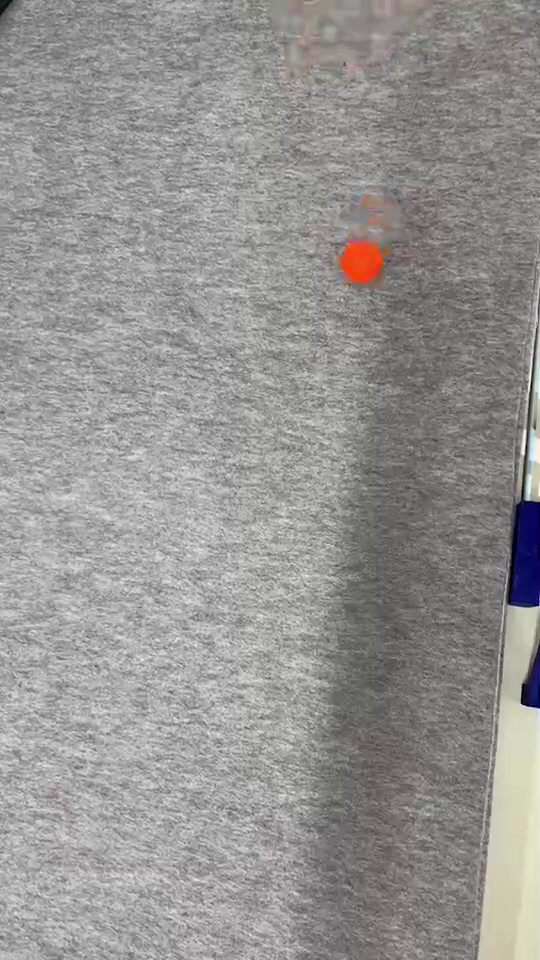
#> input picture frame 5 of sample.mp4, 540 x 960 px, given in place of input.mov, which was not available
$ python object_tracking.py
#> lines starting #> are read from the running program, lines starting #| are printed output that depends on the picture; after the words box and inside, x2 and y2 are one past the last pixel; in counts of white or black regions, pixels touching at a corner belong together; pictures that were not available may be replaced by others from this repository, and a replacement may not be noted
#> in main, frame is the input picture: shape (960, 540, 3); mean B, G, R 146.5, 147.9, 149.5
# -*- coding: utf-8 -*-
import cv2
import numpy as np
import time

def red_detect(img):
    # HSV色空間に変換
    hsv = cv2.cvtColor(img, cv2.COLOR_BGR2HSV)
#> hsv: shape (960, 540, 3); mean H, S, V 21.2, 7.6, 150

    # 赤色のHSVの値域1
    hsv_min = np.array([0,127,0])
    hsv_max = np.array([30,255,255])
    mask1 = cv2.inRange(hsv, hsv_min, hsv_max)
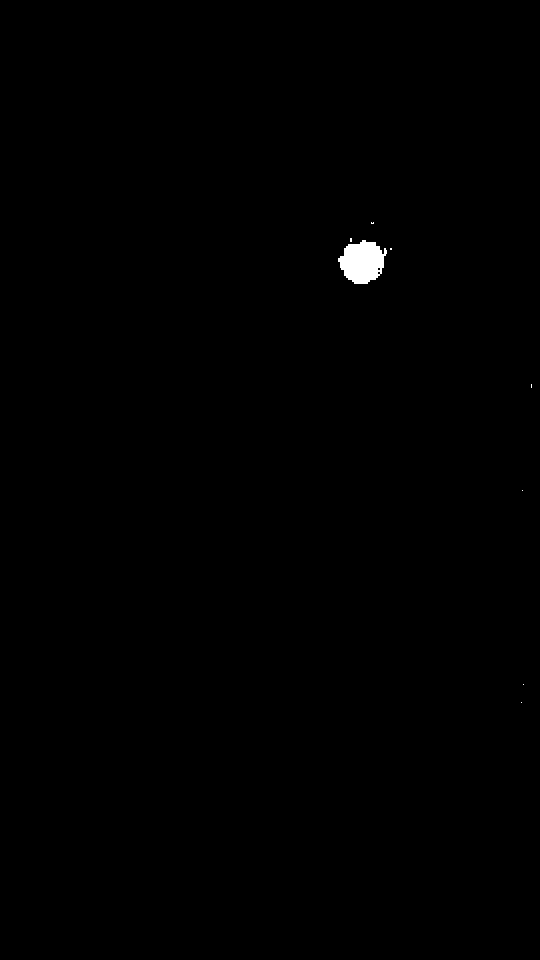
#> mask1: shape (960, 540); 0.3% white; 8 white regions (7 under 20 px), largest, box (x1, y1, x2, y2) and area: (338, 240, 387, 284) 1506

    # 赤色のHSVの値域2
    hsv_min = np.array([150,127,0])
    hsv_max = np.array([179,255,255])
    mask2 = cv2.inRange(hsv, hsv_min, hsv_max)
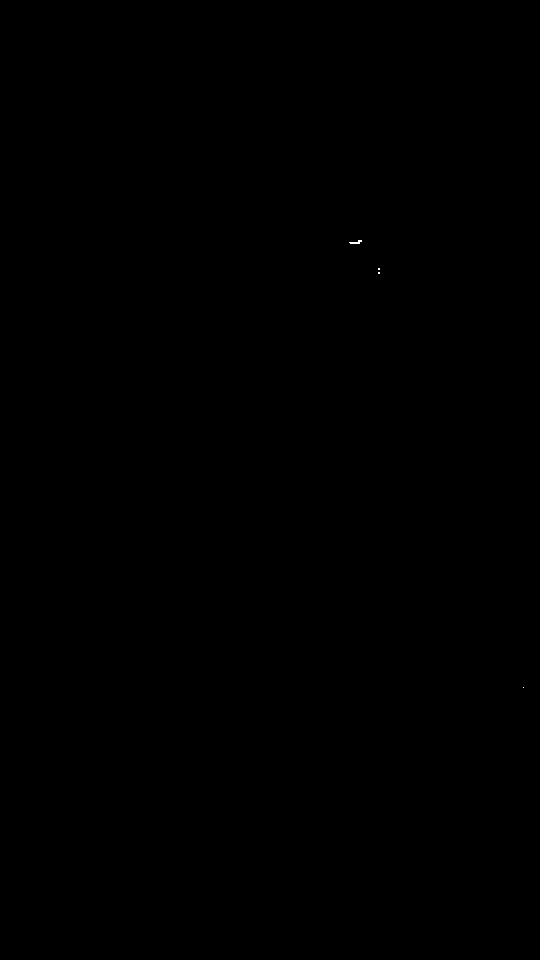
#> mask2: shape (960, 540); 0.01% white in thin lines or dots, all inside (x1, y1, x2, y2) = (349, 240, 524, 688)

    return mask1 + mask2
#> returned value: shape (960, 540); 0.3% white; 8 white regions (7 under 20 px), largest, box (x1, y1, x2, y2) and area: (338, 238, 387, 284) 1551

# Blobの解析
def analysis_blob(binary_img):
    # 2値画像のラベリング処理
    label = cv2.connectedComponentsWithStats(binary_img)

    # ブロブ情報を項目別に抽出
    n = label[0] - 1
#> n = 8
    data = np.delete(label[2], 0, 0)
#> data = [[371, 222, 3, 2, 5], [338, 238, 49, 46, 1551], [390, 248, 2, 2, 4], [531, 384, 1, 4, 4], [522, 490, 1, 1, 1], [523, 684, 1, 1, 1], [523, 687, 1, 1, 1], [521, 702, 1, 1, 1]]
    center = np.delete(label[3], 0, 0)
#> center = [[372, 222.6], [361.9, 261.2], [390.5, 248.5], [531, 385.5], [522, 490], [523, 684], [523, 687], [521, 702]]

    # ブロブ面積最大のインデックス
    max_index = np.argmax(data[:, 4])
#> max_index = 1

    # 面積最大ブロブの情報格納用
    maxblob = {}

    # 面積最大ブロブの各種情報を取得
    maxblob["upper_left"] = (data[:, 0][max_index], data[:, 1][max_index]) # 左上座標
    maxblob["width"] = data[:, 2][max_index]  # 幅
    maxblob["height"] = data[:, 3][max_index]  # 高さ
    maxblob["area"] = data[:, 4][max_index]   # 面積
    maxblob["center"] = center[max_index]  # 中心座標

    return maxblob


def main():
    try:
        # データ格納用のリスト
        data = []

        # 記録データの保存先パス
        csvfile_path = "./data.csv"

        # カメラのキャプチャ
        cap = cv2.VideoCapture('./input.mov')

        # 開始時間
        start = time.time()

        while(cap.isOpened()):
            # フレームを取得
            ret, frame = cap.read()

            # カラートラッキング（赤色）
            mask = red_detect(frame)

            # マスク画像をブロブ解析（面積最大のブロブ情報を取得）
            target = analysis_blob(mask)
#> target = {'upper_left': (338, 238), 'width': 49, 'height': 46, 'area': 1551, 'center': [361.9, 261.2]}

            # 面積最大ブロブの中心座標を取得
            center_x = int(target["center"][0])
#> center_x = 361
            center_y = int(target["center"][1])
#> center_y = 261

            # フレームに面積最大ブロブの中心周囲を円で描く
            cv2.circle(frame, (center_x, center_y), 30, (0, 200, 0),
                    thickness=3, lineType=cv2.LINE_AA)
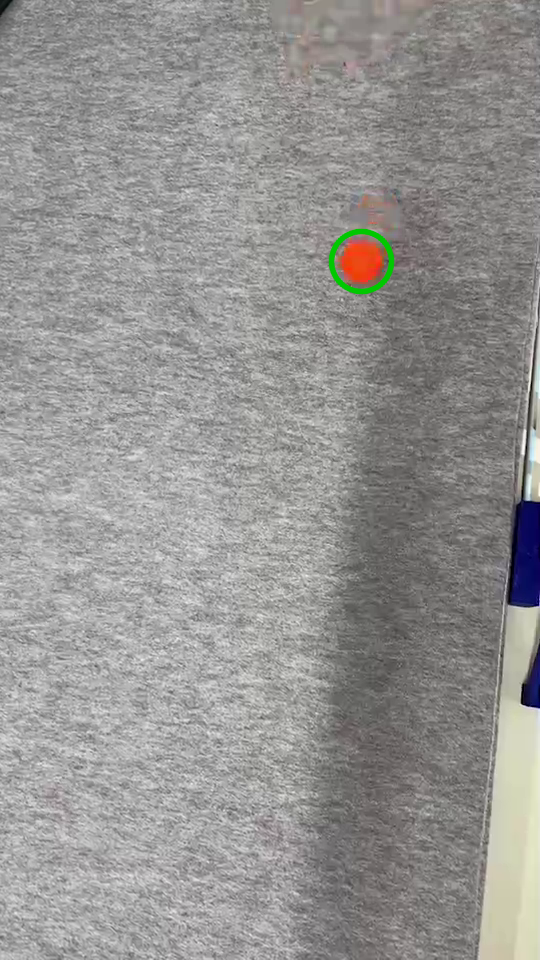
#> frame: shape (960, 540, 3); 0.25% of pixels changed, all inside (x1, y1, x2, y2) = (328, 228, 395, 295)

            # 経過時間, x, yをリストに追加
            data.append([time.time() - start, center_x, center_y])

            # ウィンドウ表示
            cv2.imshow("Frame", frame)
            cv2.imshow("Mask", mask)

            # qキーが押されたら途中終了
            if cv2.waitKey(25) & 0xFF == ord('q'):
#> (key q is pressed here)
                break
    except:
        # CSVファイルに保存
        np.savetxt(csvfile_path, np.array(data), delimiter=",")

        # キャプチャ解放・ウィンドウ廃棄
        cap.release()
        cv2.destroyAllWindows()

if __name__ == '__main__':
    main()

$ run again, starting later in the video
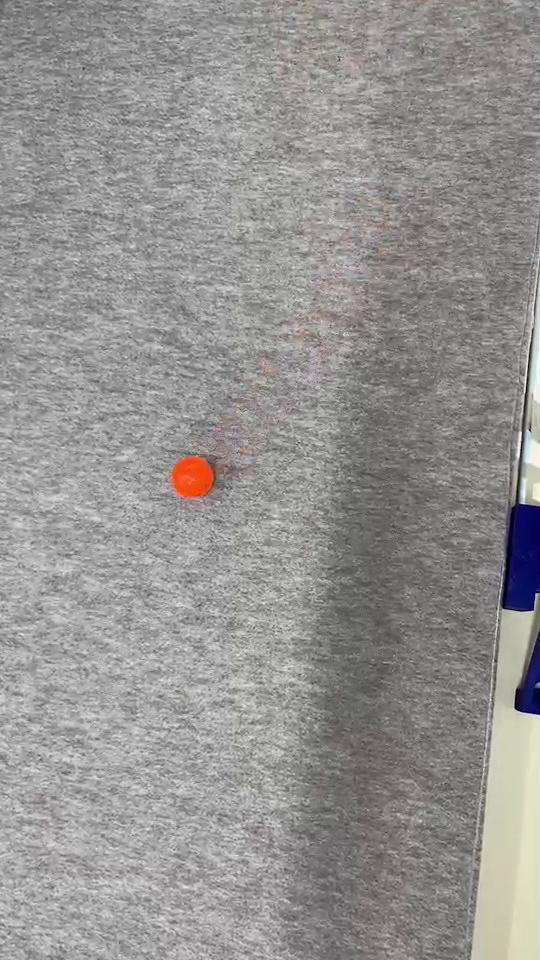
#> input picture frame 22 of sample.mp4, 540 x 960 px, given in place of input.mov, which was not available
#> in main, frame is the input picture: shape (960, 540, 3); mean B, G, R 145.7, 147, 148.7
#> hsv: shape (960, 540, 3); mean H, S, V 24, 8.3, 149.4
#> mask1: shape (960, 540); 0.28% white; 5 white regions (4 under 20 px), largest, box (x1, y1, x2, y2) and area: (172, 456, 216, 498) 1426
#> mask2: shape (960, 540); 0% white in thin lines or dots, all inside (x1, y1, x2, y2) = (192, 462, 208, 497)
#> n = 5
#> data = [[528, 366, 1, 2, 2], [527, 379, 1, 1, 1], [526, 392, 1, 1, 1], [172, 456, 44, 42, 1436], [517, 485, 1, 10, 10]]
#> center = [[528, 366.5], [527, 379], [526, 392], [193, 477.1], [517, 489.5]]
#> max_index = 3
#> target = {'upper_left': (172, 456), 'width': 44, 'height': 42, 'area': 1436, 'center': [193, 477.1]}
#> center_x = 193
#> center_y = 477
#> in main, `cv2.circle(frame, (center_x, center_y), 30, (0, 200, 0), thickness=3, ..`:
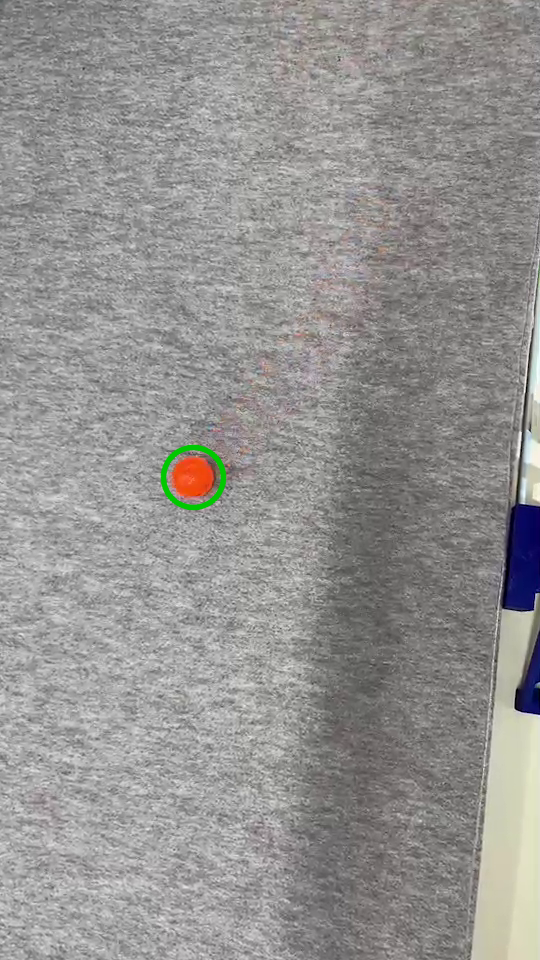
#> frame: shape (960, 540, 3); 0.25% of pixels changed, all inside (x1, y1, x2, y2) = (160, 444, 227, 511)

$ run again, starting later in the video
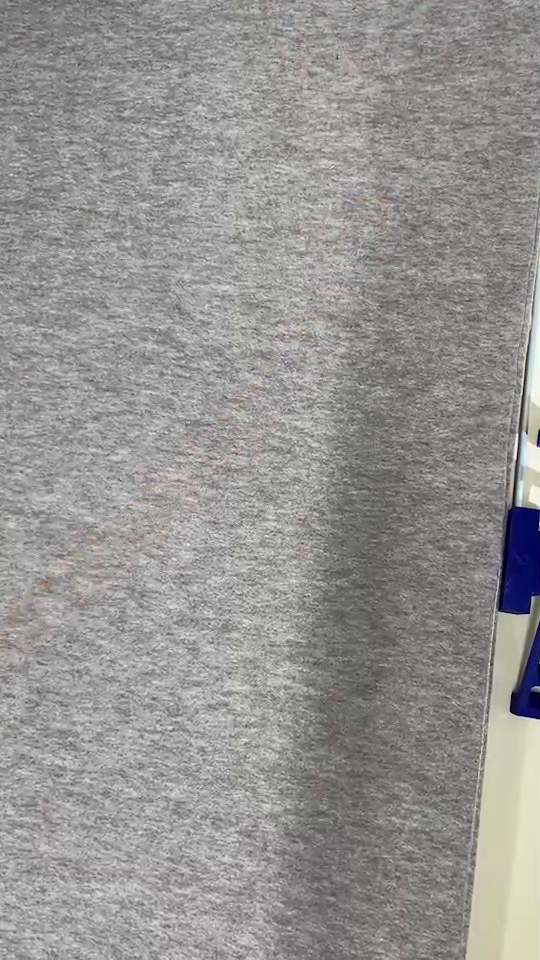
#> input picture frame 40 of sample.mp4, 540 x 960 px, given in place of input.mov, which was not available
#> in main, frame is the input picture: shape (960, 540, 3); mean B, G, R 146.6, 147.8, 149.1
#> hsv: shape (960, 540, 3); mean H, S, V 27.7, 8, 149.9
#> mask1: shape (960, 540); 0% white in thin lines or dots, all inside (x1, y1, x2, y2) = (513, 391, 524, 496)
#> mask2: shape (960, 540); 0% white in thin lines or dots, all inside (x1, y1, x2, y2) = (517, 445, 538, 460)
#> n = 5
#> data = [[523, 391, 1, 1, 1], [537, 445, 1, 1, 1], [517, 455, 1, 5, 5], [514, 486, 1, 4, 4], [513, 495, 1, 1, 1]]
#> center = [[523, 391], [537, 445], [517, 457], [514, 487.5], [513, 495]]
#> max_index = 2
#> target = {'upper_left': (517, 455), 'width': 1, 'height': 5, 'area': 5, 'center': [517, 457]}
#> center_x = 517
#> center_y = 457
#> in main, `cv2.circle(frame, (center_x, center_y), 30, (0, 200, 0), thickness=3, ..`:
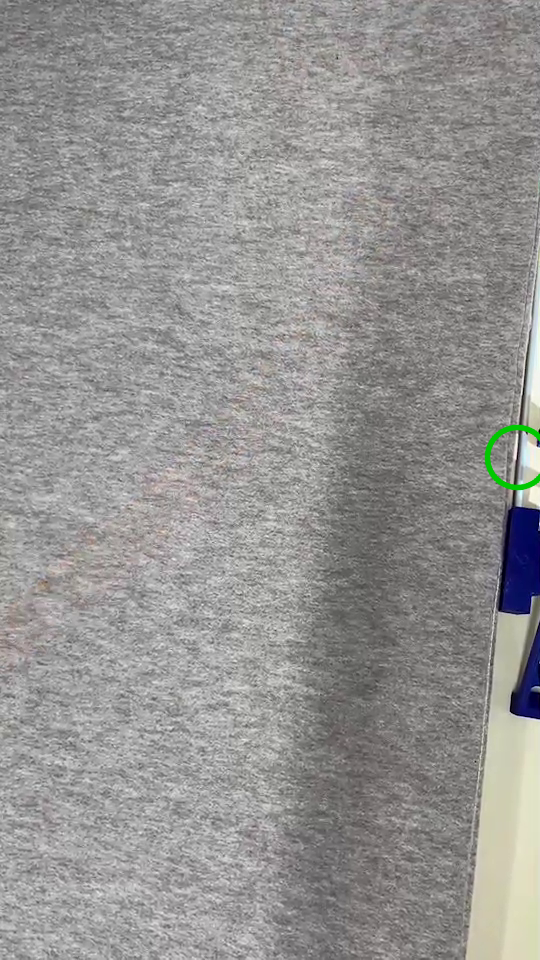
#> frame: shape (960, 540, 3); 0.2% of pixels changed, all inside (x1, y1, x2, y2) = (484, 424, 540, 491)
